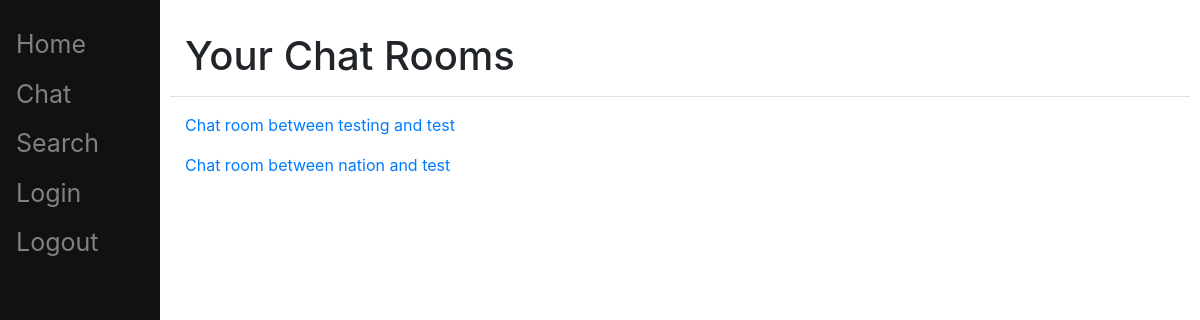
The app's page /chat/ (signed in), older data.
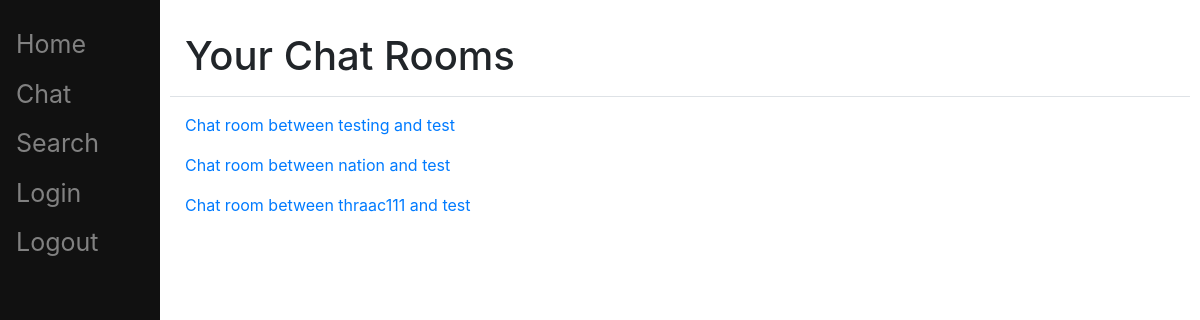
The same page, newer data.
### chat/models.py (models this page shows, shortened)
class Thread(models.Model):
    first        = models.ForeignKey(settings.AUTH_USER_MODEL, on_delete=models.CASCADE, related_name='chat_thread_first')
    second       = models.ForeignKey(settings.AUTH_USER_MODEL, on_delete=models.CASCADE, related_name='chat_thread_second')
    updated      = models.DateTimeField(auto_now=True)
    timestamp    = models.DateTimeField(auto_now_add=True)
    objects      = ThreadManager()
    @property
    def roomname(self):
        roomname = f"Chat room between {self.first} and {self.second}\n"
        return roomname

### chat/views.py (the view)
# urls.py: path("", thread_list_view),
def thread_list_view(request, *args, **kwargs):
    template_name = 'chat/inbox.html'
    queryset = Thread.objects.by_user(request.user)
    context = {"object_list": queryset}
    return render(request, template_name, context)

### chat/models.py (called while the page is built)
    def by_user(self, user):
        qlookup = Q(first=user) | Q(second=user)
        qlookup2 = Q(first=user) & Q(second=user)
        qs = self.get_queryset().filter(qlookup).exclude(qlookup2).distinct()
        return qs

### chat/templates/chat/inbox.html
{% extends "base.html" %}
{% block header %}
<h1 class='p-0 m-0'>Your Chat Rooms</h1>
{% endblock %}
{% block content %}
{% for chat in object_list %}
    <ul>
        {% if user == chat.first %}
            <li><a href={{ chat.second }}>{{ chat.roomname }}</a></li>
        {% else %}
            <li><a href={{ chat.first }}>{{ chat.roomname }}</a></li>
        {% endif %}
    </ul>
{% endfor %}
{% endblock %}

Row changes from the older to the newer data that the page shows:
added Thread: roomname "Chat room between thraac111 and test"
